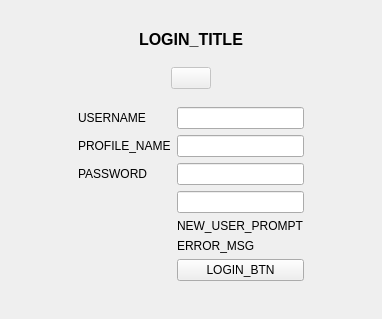
      <widget class="QWidget" name="loginPage">
       <layout class="QHBoxLayout" name="horizontalLayout">
        <item>
         <widget class="QWidget" name="loginCard" native="true">
          <property name="sizePolicy">
           <sizepolicy hsizetype="Fixed" vsizetype="Fixed">
            <horstretch>0</horstretch>
            <verstretch>0</verstretch>
           </sizepolicy>
          </property>
          <property name="maximumSize">
           <size>
            <width>500</width>
            <height>16777215</height>
           </size>
          </property>
          <property name="cssClass" stdset="0">
           <string>cardBordered</string>
          </property>
          <layout class="QVBoxLayout" name="verticalLayout_3">
           <property name="spacing">
            <number>0</number>
           </property>
           <item>
            <widget class="QWidget" name="loginCardHeader" native="true">
             <property name="sizePolicy">
              <sizepolicy hsizetype="Preferred" vsizetype="Fixed">
               <horstretch>0</horstretch>
               <verstretch>0</verstretch>
              </sizepolicy>
             </property>
             <property name="minimumSize">
              <size>
               <width>0</width>
               <height>0</height>
              </size>
             </property>
             <property name="cssClass" stdset="0">
              <string>cardHeader</string>
             </property>
             <layout class="QHBoxLayout" name="horizontalLayout_2">
              <property name="spacing">
               <number>6</number>
              </property>
              <property name="bottomMargin">
               <number>9</number>
              </property>
              <item>
               <spacer name="horizontalSpacer">
                <property name="orientation">
                 <enum>Qt::Horizontal</enum>
                </property>
                <property name="sizeHint" stdset="0">
                 <size>
                  <width>40</width>
                  <height>20</height>
                 </size>
                </property>
               </spacer>
              </item>
              <item>
               <widget class="QLabel" name="loginTitle">
                <property name="font">
                 <font>
                  <pointsize>12</pointsize>
                  <weight>75</weight>
                  <bold>true</bold>
                 </font>
                </property>
                <property name="text">
                 <string>LOGIN_TITLE</string>
                </property>
                <property name="cssClass" stdset="0">
                 <string>cardTitle</string>
                </property>
               </widget>
              </item>
              <item>
               <spacer name="horizontalSpacer_2">
                <property name="orientation">
                 <enum>Qt::Horizontal</enum>
                </property>
                <property name="sizeHint" stdset="0">
                 <size>
                  <width>40</width>
                  <height>20</height>
                 </size>
                </property>
               </spacer>
              </item>
             </layout>
            </widget>
           </item>
           <item>
            <widget class="QWidget" name="loginLogoSpacer" native="true">
             <property name="sizePolicy">
              <sizepolicy hsizetype="Preferred" vsizetype="Fixed">
               <horstretch>0</horstretch>
               <verstretch>0</verstretch>
              </sizepolicy>
             </property>
             <property name="minimumSize">
              <size>
               <width>0</width>
               <height>0</height>
              </size>
             </property>
             <property name="styleSheet">
              <string notr="true"/>
             </property>
             <property name="cssClass" stdset="0">
              <string>cardLogo</string>
             </property>
             <layout class="QHBoxLayout" name="horizontalLayout_3">
              <property name="spacing">
               <number>6</number>
              </property>
              <property name="leftMargin">
               <number>9</number>
              </property>
              <property name="topMargin">
               <number>9</number>
              </property>
              <property name="rightMargin">
               <number>9</number>
              </property>
              <property name="bottomMargin">
               <number>9</number>
              </property>
              <item>
               <spacer name="horizontalSpacer_4">
                <property name="orientation">
                 <enum>Qt::Horizontal</enum>
                </property>
                <property name="sizeHint" stdset="0">
                 <size>
                  <width>40</width>
                  <height>20</height>
                 </size>
                </property>
               </spacer>
              </item>
              <item>
               <widget class="QPushButton" name="loginLogo">
                <property name="enabled">
                 <bool>false</bool>
                </property>
                <property name="text">
                 <string/>
                </property>
                <property name="iconSize">
                 <size>
                  <width>48</width>
                  <height>48</height>
                 </size>
                </property>
                <property name="cssClass" stdset="0">
                 <string>btnLogo</string>
                </property>
               </widget>
              </item>
              <item>
               <spacer name="horizontalSpacer_5">
                <property name="orientation">
                 <enum>Qt::Horizontal</enum>
                </property>
                <property name="sizeHint" stdset="0">
                 <size>
                  <width>40</width>
                  <height>20</height>
                 </size>
                </property>
               </spacer>
              </item>
             </layout>
            </widget>
           </item>
           <item>
            <widget class="QWidget" name="loginBody" native="true">
             <property name="cssClass" stdset="0">
              <string>cardBody</string>
             </property>
             <layout class="QHBoxLayout" name="horizontalLayout_6">
              <property name="topMargin">
               <number>0</number>
              </property>
              <item>
               <spacer name="horizontalSpacer_6">
                <property name="orientation">
                 <enum>Qt::Horizontal</enum>
                </property>
                <property name="sizeHint" stdset="0">
                 <size>
                  <width>40</width>
                  <height>20</height>
                 </size>
                </property>
               </spacer>
              </item>
              <item>
               <widget class="QWidget" name="loginForm" native="true">
                <layout class="QFormLayout" name="formLayout">
                 <item row="0" column="0">
                  <widget class="QLabel" name="labelUsername">
                   <property name="text">
                    <string>USERNAME</string>
                   </property>
                  </widget>
                 </item>
                 <item row="0" column="1">
                  <widget class="QLineEdit" name="fldUsername"/>
                 </item>
                 <item row="2" column="0">
                  <widget class="QLabel" name="labelPassword">
                   <property name="text">
                    <string>PASSWORD</string>
                   </property>
                  </widget>
                 </item>
                 <item row="2" column="1">
                  <widget class="QLineEdit" name="fldPassword">
                   <property name="echoMode">
                    <enum>QLineEdit::Password</enum>
                   </property>
                  </widget>
                 </item>
                 <item row="6" column="1">
                  <widget class="QPushButton" name="btnLogin">
                   <property name="cursor">
                    <cursorShape>PointingHandCursor</cursorShape>
                   </property>
                   <property name="text">
                    <string>LOGIN_BTN</string>
                   </property>
                   <property name="cssClass" stdset="0">
                    <string>btn-primary</string>
                   </property>
                  </widget>
                 </item>
                 <item row="5" column="1">
                  <widget class="QLabel" name="errorMsg">
                   <property name="enabled">
                    <bool>true</bool>
                   </property>
                   <property name="text">
                    <string>ERROR_MSG</string>
                   </property>
                   <property name="wordWrap">
                    <bool>true</bool>
                   </property>
                   <property name="cssClass" stdset="0">
                    <string>text-danger</string>
                   </property>
                  </widget>
                 </item>
                 <item row="3" column="1">
                  <widget class="QLineEdit" name="fldConfirmPassword">
                   <property name="echoMode">
                    <enum>QLineEdit::Password</enum>
                   </property>
                  </widget>
                 </item>
                 <item row="4" column="1">
                  <widget class="QLabel" name="newUserMsg">
                   <property name="text">
                    <string>NEW_USER_PROMPT</string>
                   </property>
                   <property name="wordWrap">
                    <bool>true</bool>
                   </property>
                  </widget>
                 </item>
                 <item row="1" column="0">
                  <widget class="QLabel" name="labelProfileName">
                   <property name="text">
                    <string>PROFILE_NAME</string>
                   </property>
                  </widget>
                 </item>
                 <item row="1" column="1">
                  <widget class="QLineEdit" name="fldProfileName"/>
                 </item>
                </layout>
               </widget>
              </item>
              <item>
               <spacer name="horizontalSpacer_7">
                <property name="orientation">
                 <enum>Qt::Horizontal</enum>
                </property>
                <property name="sizeHint" stdset="0">
                 <size>
                  <width>40</width>
                  <height>20</height>
                 </size>
                </property>
               </spacer>
              </item>
             </layout>
            </widget>
           </item>
          </layout>
         </widget>
        </item>
       </layout>
      </widget>
